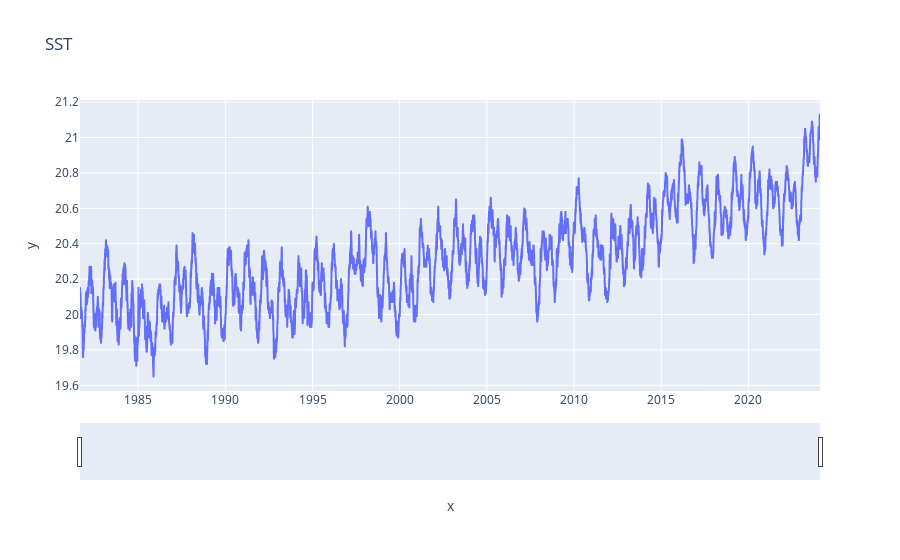

The notebook cell this image was saved under:
### Code cell
df_world['sst']
fig = px.line(x=df_world.index, y=df_world['sst'], title='SST')

fig.update_xaxes(rangeslider_visible=True)
fig.show()

### Figure 1 — Plotly figure (JSON) as saved in the notebook; plotly's stock layout.template omitted (floating-point values rounded to 4 significant figures; data arrays with more than 128 entries replaced by an {"elided": "..."} marker saying what was removed)
{"data": [{"hovertemplate": "x=%{x}<br>y=%{y}<extra></extra>", "legendgroup": "", "line": {"color": "#636efa", "dash": "solid"}, "marker": {"symbol": "circle"}, "mode": "lines", "name": "", "showlegend": false, "type": "scattergl", "x": {"elided": "15501 str values"}, "xaxis": "x", "y": {"elided": "15501 float values"}, "yaxis": "y"}], "layout": {"legend": {"tracegroupgap": 0}, "title": {"text": "SST"}, "xaxis": {"anchor": "y", "domain": [0, 1], "rangeslider": {"visible": true}, "title": {"text": "x"}}, "yaxis": {"anchor": "x", "domain": [0, 1], "title": {"text": "y"}}}}
